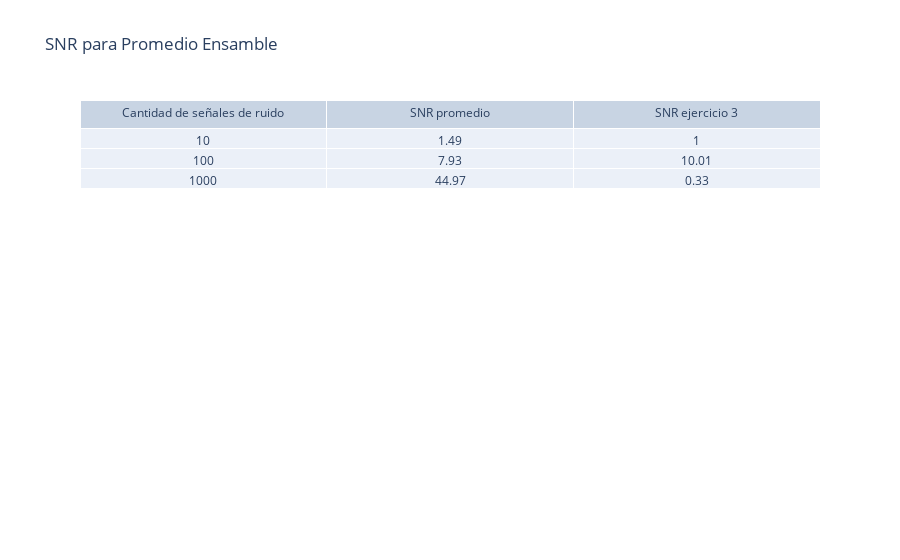

The notebook cell saved with this chart:
### Markdown cell above
Se grafica.

### Code cell
plt.figure(figsize=(25,15))
plt.subplot(2,2,1)
plt.plot(t, averageA_RN10)
plt.xlabel("Tiempo")
plt.ylabel("Amplitud Normalizada")
plt.xlim(0, 16/f0)


plt.subplot(2,2,2)
plt.plot(t, averageA_RN100)
plt.xlabel("Tiempo")
plt.ylabel("Amplitud Normalizada")
plt.xlim(0, 16/f0)


plt.subplot(2,2,3)
plt.plot(t, averageA_RN1000)
plt.xlabel("Tiempo")
plt.ylabel("Amplitud Normalizada")
plt.xlim(0, 16/f0)
plt.show()

DC_SNR_layout = go.Layout(
    title='SNR para Promedio Ensamble',
    margin=go.layout.Margin(
        autoexpand=True
    )
)

fig = go.Figure(data=[go.Table(header=dict(values=['Cantidad de señales de ruido', 'SNR promedio', 'SNR ejercicio 3'],align='center'),
                cells=dict(values=[["10", "100", "1000"], [SNR_average10, SNR_average100, SNR_average1000], [SNR1, SNR2, SNR3]],align='center'))
                ],
                layout=DC_SNR_layout)
fig.show()

### Figure 1 — Plotly figure (JSON) as saved in the notebook; plotly's stock layout.template omitted (floating-point values rounded to 4 significant figures)
{"data": [{"cells": {"align": "center", "values": [["10", "100", "1000"], [1.49, 7.93, 44.97], [1, 10.01, 0.33]]}, "header": {"align": "center", "values": ["Cantidad de señales de ruido", "SNR promedio", "SNR ejercicio 3"]}, "type": "table"}], "layout": {"margin": {"autoexpand": true}, "title": {"text": "SNR para Promedio Ensamble"}}}
